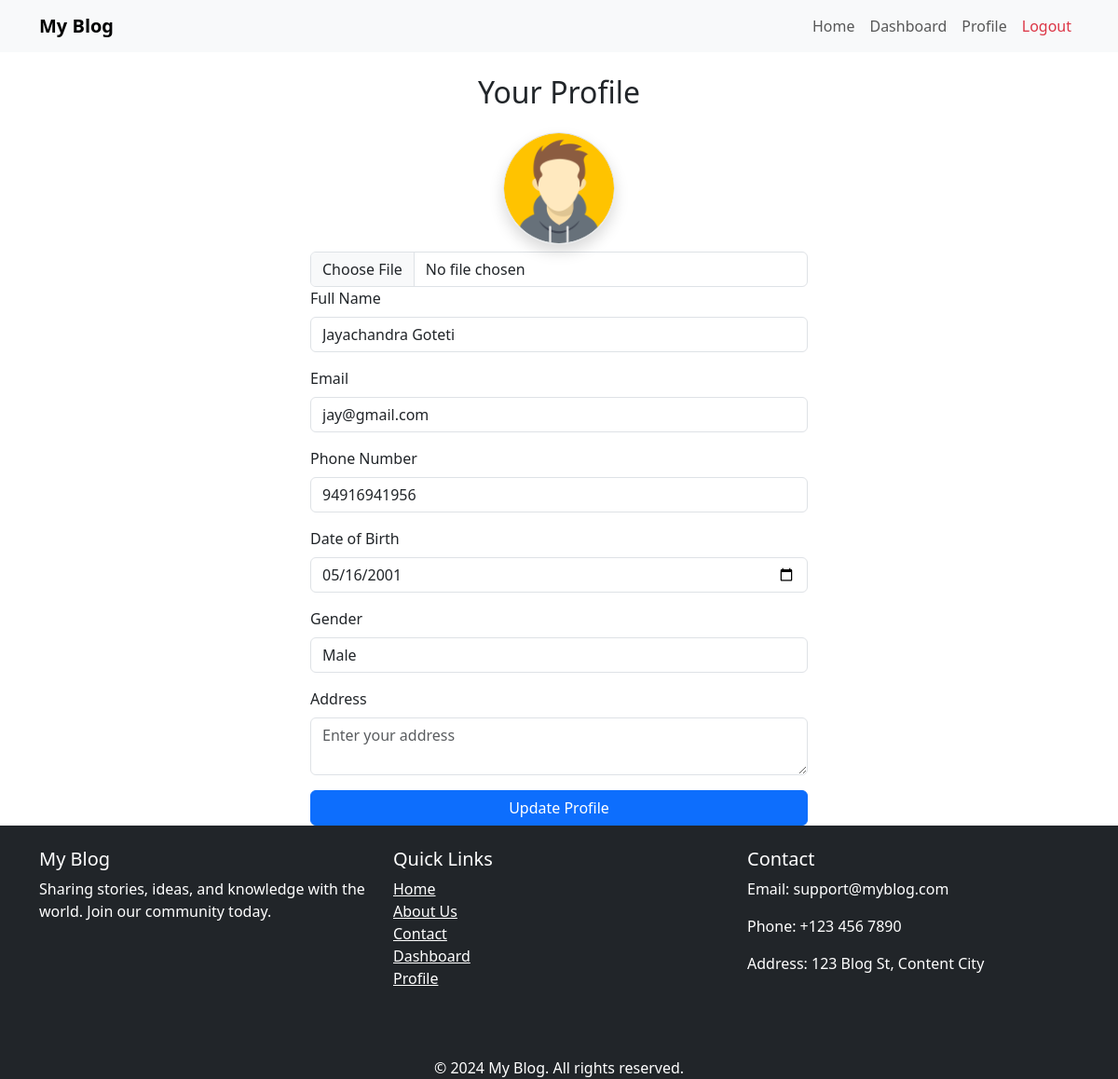
The page /profile (signed in) on the database as committed earlier.
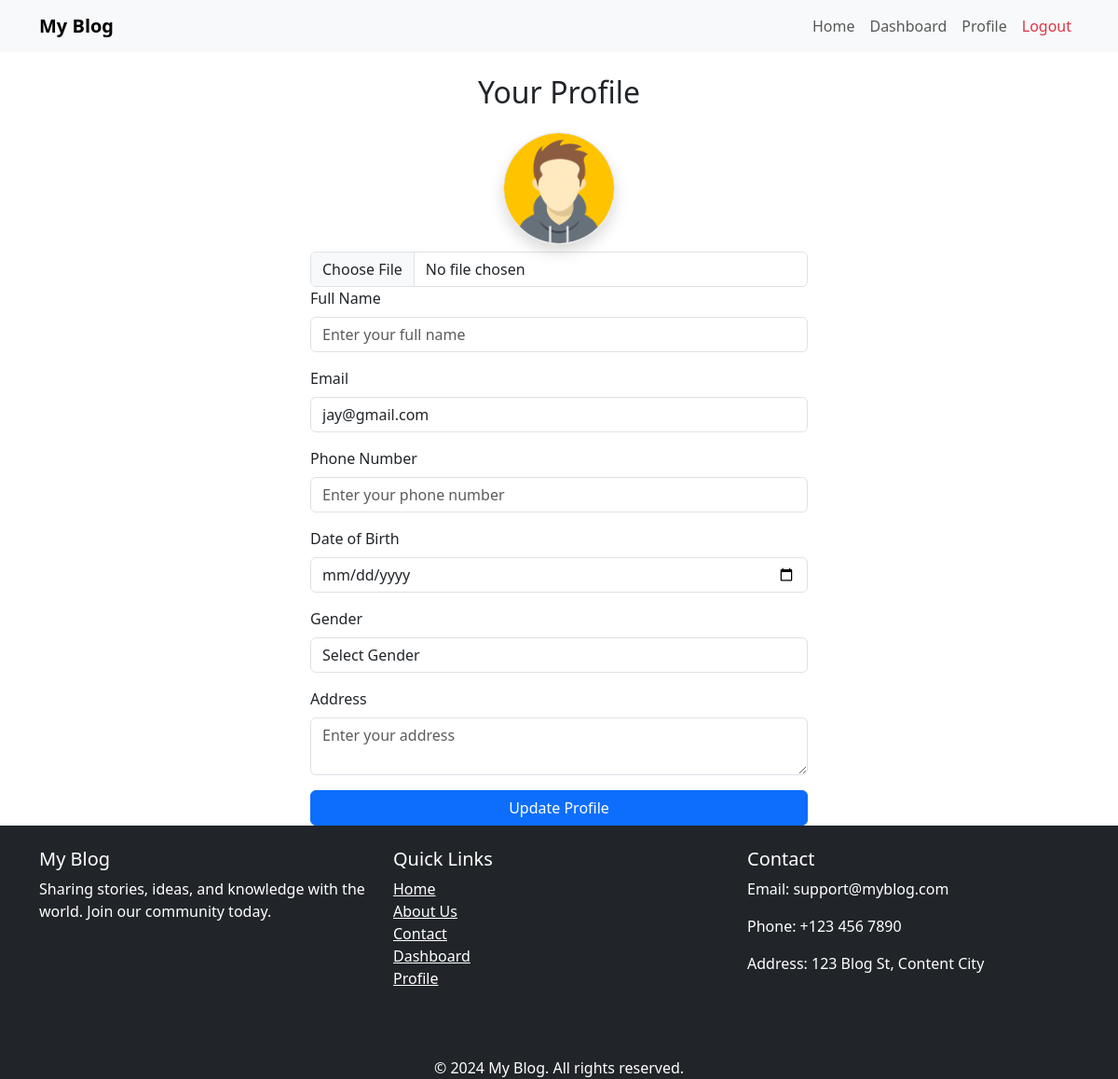
The same page on the database as committed later.
### app/models/Users.py (models this page shows, shortened)
class Users(db.Model):
    __tablename__ = "users"
    id = db.Column(db.Integer, primary_key=True, autoincrement=True)
    email = db.Column(db.String(120), unique=True, nullable=False)
    password_hash = db.Column(db.String(256), nullable=False)
    full_name = db.Column(db.String(100), nullable=True)
    phone_number = db.Column(db.String(15), unique=True, nullable=True)
    dob = db.Column(db.Date, nullable=True)
    gender = db.Column(db.String(10), nullable=True)
    address = db.Column(db.String(500), nullable=True)
    profile_picture = db.Column(db.String(255), nullable=True, default="avatar.png")
    role = db.Column(db.String(20), nullable=False, default="user")
    is_active = db.Column(db.Boolean, default=True)
    created_at = db.Column(db.DateTime, default=db.func.current_timestamp())

### app/routes/main.py (the view, shortened to what this page needs)
@main.route("/profile", methods=["GET", "POST"])
@login_required
def profile():
    user_session_data = session.get("login_user")
    if not user_session_data:
        flash("You need to log in to access this page.", "warning")
        return redirect(url_for("auth.logout"))
    current_user = Users.query.filter_by(
        id=user_session_data.get("user_id"),
        email=user_session_data.get("email")
    ).first()
    if not current_user:
        flash("User not found. Please log in again.", "danger")
        return redirect(url_for("auth.logout"))
    return render_template("profile.html", user=current_user)

### app/utils/auth.py (called while the page is built)
def login_required(f):
    @wraps(f)
    def decorated_function(*args, **kwargs):
        if not session.get("login_user"):
            flash("You need to log in to access this page.", "warning")
            return redirect(url_for("auth.login_user"))
        return f(*args, **kwargs)
    return decorated_function

### app/templates/profile.html (shortened to what this page needs)
{% extends "base.html" %}
{% block content %}
<div class="container">
    <h2 class="mt-4 text-center">Your Profile</h2>
    <div class="row justify-content-center">
        <div class="col-md-6">
            <form action="{{ url_for('main.profile') }}" method="POST" enctype="multipart/form-data" class="mt-3">
                <div class="text-center">
                    <img src="{{ url_for('static', filename='images/uploads/' ~ (user.profile_picture if user.profile_picture else 'avatar.png')) }}"
                         alt="Profile Picture" class="rounded-circle border shadow" width="120" height="120">
                    <div class="mt-2">
                        <input type="file" name="profile_picture" class="form-control">
                    </div>
                </div>
                <div class="mb-3">
                    <label class="form-label">Full Name</label>
                    <input type="text" class="form-control" name="full_name"
                           value="{{ user.full_name or '' }}"
                           placeholder="Enter your full name">
                </div>
                <div class="mb-3">
                    <label class="form-label">Email</label>
                    <input type="email" class="form-control" value="{{ user.email }}" readonly>
                </div>
                <div class="mb-3">
                    <label class="form-label">Phone Number</label>
                    <input type="text" class="form-control" name="phone_number"
                           value="{{ user.phone_number or '' }}"
                           placeholder="Enter your phone number">
                </div>
                <div class="mb-3">
                    <label class="form-label">Date of Birth</label>
                    <input type="date" class="form-control" name="dob"
                           value="{{ user.dob.strftime('%Y-%m-%d') if user.dob else '' }}">
                </div>
                <div class="mb-3">
                    <label class="form-label">Gender</label>
                    <select class="form-control" name="gender">
                        <option value="" {{ 'selected' if not user.gender }}>Select Gender</option>
                        <option value="Male" {{ 'selected' if user.gender == 'Male' }}>Male</option>
                    </select>
                </div>
                <div class="mb-3">
                    <label class="form-label">Address</label>
                    <textarea class="form-control" name="address" placeholder="Enter your address">{{ user.address or '' }}</textarea>
                </div>
                <button type="submit" class="btn btn-primary w-100">Update Profile</button>
            </form>
        </div>
    </div>
</div>
{% endblock %}

### app/templates/base.html (shortened to what this page needs)
<!DOCTYPE html>
<html lang="en">
<head>
    <link href="https://cdn.jsdelivr.net/npm/bootstrap@5.3.0/dist/css/bootstrap.min.css" rel="stylesheet">
    <link rel="stylesheet" href="{{ url_for('static', filename='css/styles.css') }}">
</head>
<body>
    <nav class="navbar navbar-expand-lg navbar-light bg-light">
        <div class="container">
            <a class="navbar-brand fw-bold" href="{{ url_for('main.index') }}">My Blog</a>
            <div class="collapse navbar-collapse" id="navbarNav">
                <ul class="navbar-nav ms-auto">
                    <li class="nav-item"><a class="nav-link" href="{{ url_for('main.index') }}">Home</a></li>
                    {% if session.get('login_user') %}
                        <li class="nav-item"><a class="nav-link" href="{{ url_for('main.dashboard') }}">Dashboard</a></li>
                        <li class="nav-item"><a class="nav-link" href="{{ url_for('main.profile') }}">Profile</a></li>
                        <li class="nav-item"><a class="nav-link text-danger" href="{{ url_for('auth.logout') }}">Logout</a></li>
                    {% else %}
                        <li class="nav-item"><a class="nav-link" href="{{ url_for('auth.login_user') }}">Login</a></li>
                        <li class="nav-item"><a class="nav-link" href="{{ url_for('auth.register_user') }}">Register</a></li>
                    {% endif %}
                </ul>
            </div>
        </div>
    </nav>
    <div class="container mt-4 min-vh-100">
        {% block content %}{% endblock %}
    </div>
    <footer class="bg-dark text-white pt-4">
        <div class="container">
            <div class="row">
                <div class="col-md-4">
                    <h5>My Blog</h5>
                    <p>Sharing stories, ideas, and knowledge with the world. Join our community today.</p>
                </div>
                <div class="col-md-4">
                    <h5>Quick Links</h5>
                    <ul class="list-unstyled">
                        <li><a href="{{ url_for('main.index') }}" class="text-white">Home</a></li>
                        <li><a href="{{ url_for('main.about') }}" class="text-white">About Us</a></li>
                        <li><a href="{{ url_for('main.contact') }}" class="text-white">Contact</a></li>
                        {% if session.get('login_user') %}
                            <li><a href="{{ url_for('main.dashboard') }}" class="text-white">Dashboard</a></li>
                            <li><a href="{{ url_for('main.profile') }}" class="text-white">Profile</a></li>
                        {% else %}
                            <li><a href="{{ url_for('auth.login_user') }}" class="text-white">Login</a></li>
                            <li><a href="{{ url_for('auth.register_user') }}" class="text-white">Register</a></li>
                        {% endif %}
                    </ul>
                </div>
                <div class="col-md-4">
                    <h5>Contact</h5>
                    <p>Email: support@myblog.com</p>
                    <p>Phone: +123 456 7890</p>
                    <p>Address: 123 Blog St, Content City</p>
                </div>
            </div>
            <div class="row mt-3">
                <div class="col text-center">
                </div>
            </div>
            <div class="row mt-3">
                <div class="col text-center">
                    <p class="mb-0">&copy; 2024 My Blog. All rights reserved.</p>
                </div>
            </div>
        </div>
    </footer>
</body>
</html>

Rows that differ between the two databases and show on the page:
changed Users "jay@gmail.com": full_name "Jayachandra Goteti" → (not shown); phone_number "94916941956" → (not shown); dob "05/16/2001" → (not shown)
Other text that changed with them:
form field gender: "Male" → "Select Gender"
